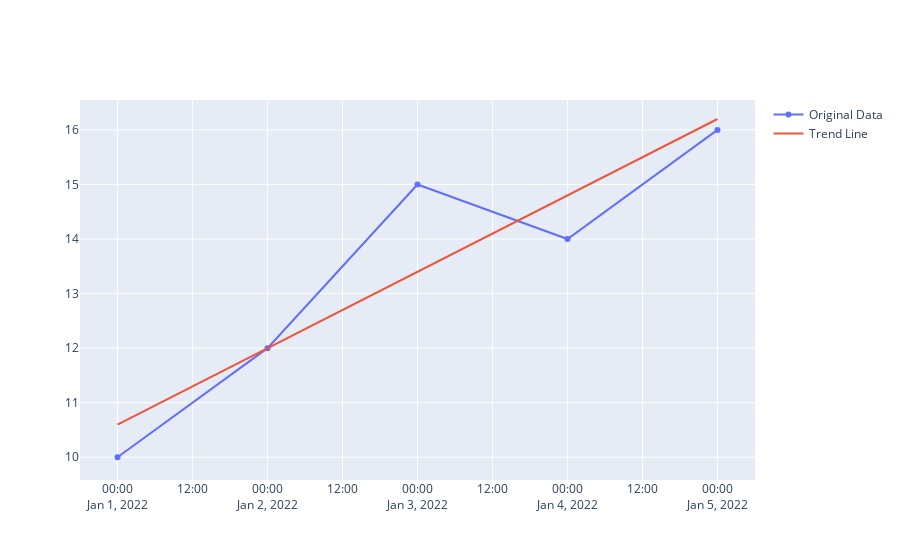

The notebook cell saved with this chart:
### Code cell
import plotly.graph_objects as go
import numpy as np

# Sample data
dates = ["2022-01-01", "2022-01-02", "2022-01-03", "2022-01-04", "2022-01-05"]
values = [10, 12, 15, 14, 16]

# Convert dates to numbers for linear regression
date_numbers = np.arange(len(dates))

# Perform linear regression
slope, intercept = np.polyfit(date_numbers, values, 1)

# Generate trend line data
trend_line = slope * date_numbers + intercept

# Create plot
fig = go.Figure()

# Plot original data
fig.add_trace(go.Scatter(x=dates, y=values, mode='lines+markers', name='Original Data'))

# Plot trend line
fig.add_trace(go.Scatter(x=dates, y=trend_line, mode='lines', name='Trend Line'))

# Display plot
fig.show()

### Figure 1 — Plotly figure (JSON) as saved in the notebook; plotly's stock layout.template omitted (floating-point values rounded to 4 significant figures)
{"data": [{"mode": "lines+markers", "name": "Original Data", "type": "scatter", "x": ["2022-01-01", "2022-01-02", "2022-01-03", "2022-01-04", "2022-01-05"], "y": [10, 12, 15, 14, 16]}, {"mode": "lines", "name": "Trend Line", "type": "scatter", "x": ["2022-01-01", "2022-01-02", "2022-01-03", "2022-01-04", "2022-01-05"], "y": [10.6, 12.0, 13.4, 14.8, 16.2]}], "layout": {}}
